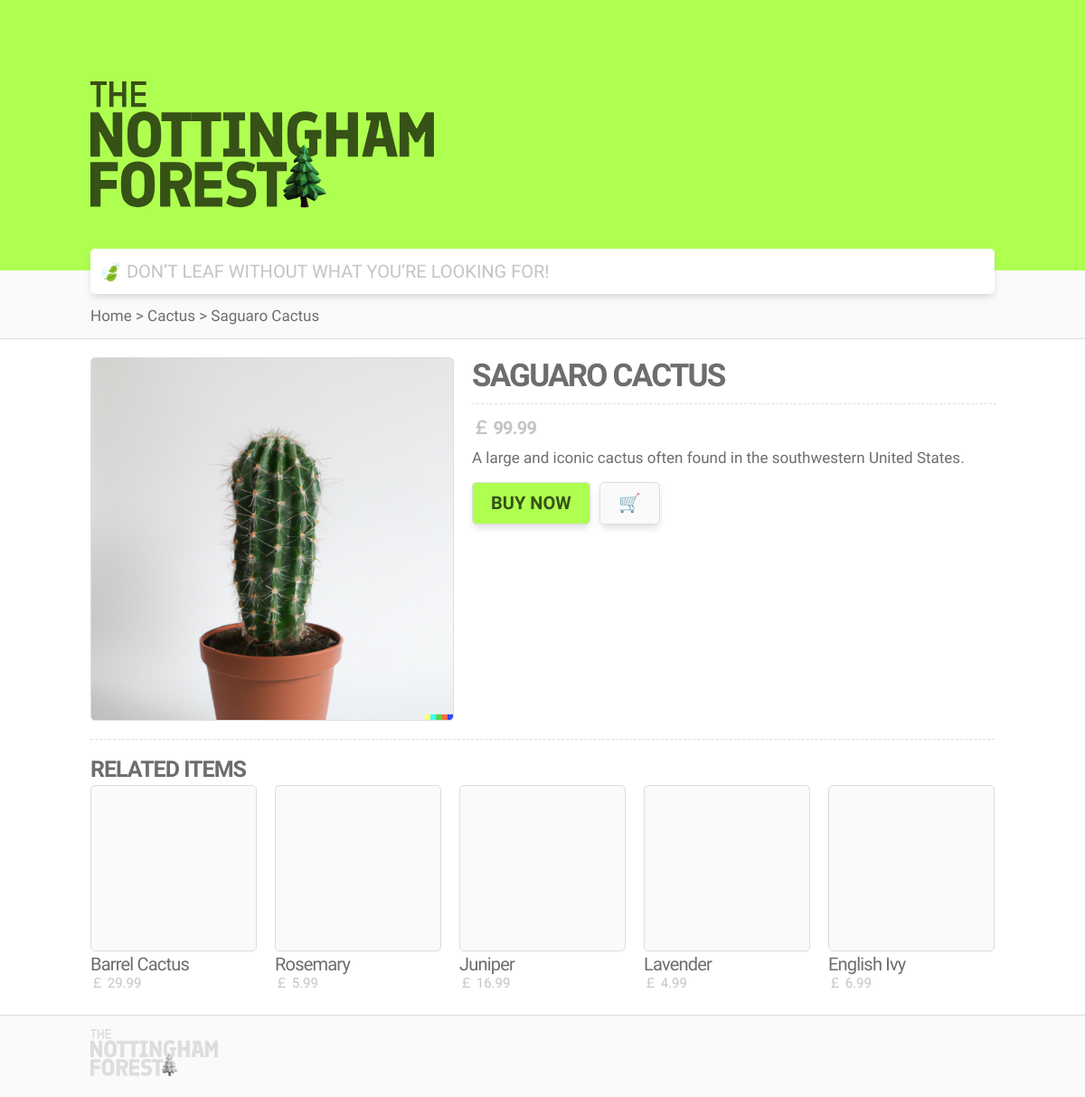
The page /product.php?pid=5 on the database its author committed.
### tables this page shows
CREATE TABLE products (
  product_id INT NOT NULL AUTO_INCREMENT,
  product_name VARCHAR(255) NOT NULL,
  category_id INT(11) NOT NULL,
  description TEXT,
  price DECIMAL(10, 2) NOT NULL,
  image_url VARCHAR(255),
  PRIMARY KEY (product_id),
  FOREIGN KEY (category_id) REFERENCES categories(category_id)
);

CREATE TABLE categories (
  category_id INT(11) NOT NULL AUTO_INCREMENT,
  category_name VARCHAR(255) NOT NULL,
  PRIMARY KEY (category_id)
);

### product.php (the view, shortened to what this page needs)
<!DOCTYPE html>
<html lang="en-GB">
	<head>
		<link href="static/global.css" rel="stylesheet">
		<link href="static/product.css" rel="stylesheet">
	</head>
	<body>
		<div class="min-100vh">
			<?php
				$con = mysqli_connect("localhost", "root", "", "nottingham_forest");
				$pid = $_GET['pid'];
			?>
			<header class="header header--big">
				<div class="container container--header">
					<a href="./index.php" class="logo logo--big hover hover--opacity-08">
						<img src="static/images/logo.svg" class="logo__img logo--big__img" alt="Logo">
					</a>
				</div>
			</header>
			<div class="navigation">
				<div class="container container--navigation">
					<?php
						$nav_results = mysqli_query($con, "
							SELECT products.product_id, categories.category_name, products.product_name
							FROM products
							JOIN categories ON products.category_id = categories.category_id
							WHERE products.product_id = $pid;
						");
						$product = mysqli_fetch_array($nav_results);
						echo "<p class='nav-text'>Home > $product[1] > $product[2]</p>";
					?>
				</div>
			</div>
			<div class="container container--search">
				<form action="./search.php" method="get">
					<input
						type="text"
						name="search"
						class="search-bar"
						placeholder="🍃 DON’T LEAF WITHOUT WHAT YOU’RE LOOKING FOR!"
					>
				</form>
			</div>
			<div class="container container--main">
				<div class="container container--product">
					<?php
						$results = mysqli_query($con, "SELECT * FROM products WHERE products.product_id = $pid;");
						$product = mysqli_fetch_array($results);
						$product_name = $product['product_name'];
						$price = $product['price'];
						$image_url = $product['image_url'];
						$description = $product['description'];
						echo <<< EOT
							<div class="product-photo" style="background-image: url('$image_url');"></div>
							<div class="product-info">
								<h1 class="product-info__title">$product_name</h1>
								<h3 class="product-info__price">￡ $price</h3>
								<p class="product-info__p">$description</p>
								<div class="product-info__button-area">
									<form>
										<button class="button button--buy hover hover--opacity-08" type="button">Buy Now</button>
										<button class="button button--cart hover hover--opacity-08" type="button">🛒</button>
									</form>
								</div>
							</div>
						EOT;
					?>
				</div>
				<h2 class="title--content">Related Items</h2>
				<div class="content-block gridview">
					<?php
						$query = "SELECT products.product_id, products.product_name, products.price, products.image_url
						FROM products
						INNER JOIN product_trait_values ptv ON products.product_id = ptv.product_id
						INNER JOIN product_trait_values ptv2 ON ptv.trait_id = ptv2.trait_id AND ptv.value = ptv2.value
						WHERE products.product_id <> $pid
						AND ptv2.product_id = $pid
						GROUP BY products.product_id
						ORDER BY COUNT(*) DESC
						LIMIT 5;";
						$results = mysqli_query($con, $query);
						while($product = mysqli_fetch_array($results)) {
							$product_id = $product['product_id'];
							$product_name = $product['product_name'];
							$price = $product['price'];
							$image_url = $product['image_url'];
							echo <<< PRODUCT
								<div class="grid-child hover hover--opacity-08">
									<a class="link" href="./product.php?pid=$product_id">
										<div class="grid-child__img" style="background-image: url('$image_url');"></div>
										<div class="grid-child__info">
											<h3 class="grid-child__title">$product_name</h3>
											<p class="grid-child__price">￡ $price</p>
										</div>
									</a>
								</div>
							PRODUCT;
						}
					?>
				</div>
			</div>
		</div>
		<footer class="footer">
			<div class="container container--footer">
				<a href="./index.php" class="logo logo--footer hover hover--opacity-08">
					<img src="static/images/logo_grey.svg" class="logo__img logo--footer__img" alt="Logo">
				</a>
			</div>
		</footer>
	</body>
</html>

### static/global.css (style rules this page uses)
html { font-family: 'Finlandica', sans-serif; color: var(--grey-dark); }
body { padding: 0 20px; margin: 0; }
h1 { letter-spacing: -1.8px; font-weight: 600; font-size: 45px; }
h2 { letter-spacing: -1px; font-weight: 600; font-size: 25px; }
h3 { letter-spacing: -0.8px; font-weight: 600; font-size: 20px; }
p { font-size: 15px; }
a { color: var(--grey-dark); text-decoration: none; }
.container { vertical-align: top; white-space: nowrap; max-width: 1000px; margin: 0 auto; }
.container--main { padding-bottom: 20px; font-size: 0; }
.container--header { padding-top: 90px; height: 210px; }
.container--search { margin-bottom: 50px; margin-top: -25px; }
.container--footer { padding: 15px 20px 25px; height: 50px; }
.hover { transition-duration: 0.5s; }
.min-100vh { min-height: 100vh; }
.header { background: var(--green-light); margin: 0 -20px; padding: 0 20px; }
.logo { display: inline-block; cursor: pointer; height: auto; }
.logo--big__img { height: calc(135px * 1.04); margin-bottom: calc(-135px * 0.04); }
.logo--footer__img { height: calc(50px * 1.04); margin-bottom: calc(-50px * 0.04); }
.search-bar { font-family: 'Finlandica', sans-serif; font-weight: 400; font-size: 20px; width: calc(100% - 20px); height: 50px; padding: 0 10px; border-radius: 5px; border-width: 0; box-shadow: 0 5px 8px -2px rgba(0, 0, 0, 0.15); background: white; -webkit-appearance: none; }
.search-bar::placeholder { color: var(--grey-light); }
.search-bar { outline: none; }
.title--content { text-transform: uppercase; line-height: 35px; margin: -35px 0 0; }
.gridview { margin-right: -20px; flex-wrap: wrap; display: flex; }
.grid-child { display: inline-block; margin-right: 20px; max-width: 300px; min-width: 150px; flex: 1 1 0px; }
.grid-child__img { border: 1px solid var(--border-light); border-radius: 5px; height: calc(var(--grid-child-width-1) - 2px); background: var(--background-light); background-repeat: no-repeat; background-position: center; background-size: cover; }
.grid-child__title { text-overflow: ellipsis; white-space: nowrap; overflow: hidden; line-height: 28px; font-weight: 500; margin: 0; }
.grid-child__price { color: var(--grey-light); line-height: 15px; margin: 0 0 7px 0; }
.footer { border-top: 1px solid var(--border-light); background: var(--background-light); margin: 0 -20px; }

### static/product.css (style rules this page uses)
.navigation { border-bottom: 1px solid var(--border-light); background: var(--background-light); margin: -1px -20px -100px; padding: 25px 20px 0; }
.nav-text { line-height: 50px; font-size: 17px; margin: 0; }
.container--search { margin-bottom: 70px; }
.container--product { border-bottom: 1px dashed var(--border-light); padding-bottom: 20px; margin: 20px 0 50px; }
.product-photo { border: 1px solid var(--border-light); border-radius: 5px; height: calc((100vw - 40px) * 0.4); width: calc((100vw - 40px) * 0.4); max-height: calc(1000px * 0.4); max-width: calc(1000px * 0.4); background: var(--background-light); background-repeat: no-repeat; background-position: center; background-size: cover; display: inline-block; vertical-align: top; margin-right: 20px; }
.product-info { width: calc((100vw - 40px) * 0.6 - 20px); max-width: calc(1000px * 0.6 - 20px); display: inline-block; vertical-align: top; }
.product-info__title { border-bottom: 1px dashed var(--border-light); text-transform: uppercase; word-wrap: break-word; white-space: normal; padding-bottom: 10px; margin: 0 0 10px; font-size: 35px; }
.product-info__price { color: var(--grey-light); margin: 10px 0; }
.product-info__p { margin-top: 10px; word-wrap: break-word; white-space: normal; font-size: 17px; }
.button { box-shadow: 0 5px 8px -2px rgba(0, 0, 0, 0.15); border: 1px solid var(--border-light); background-color: white; border-radius: 5px; font-family: 'Finlandica', sans-serif; line-height: 25px; font-weight: 600; font-size: 20px; text-transform: uppercase; padding: 10px 20px; cursor: pointer; }
.button--buy { background: var(--green-light); color: var(--green-dark); margin-right: 10px; }
.button--cart { background: var(--background-light); }

### static/var.css (style rules this page uses)
:root { --green-light: #AFFF50; --green-dark: #365216; --grey-light: #C4C4C4; --grey-dark: #6D6D6D; --background-light: #FAFAFA; --border-light: #DDDDDD; --grid-child-width-1: 184px; }

### rows shown on the page
products: category.category_name "Cactus", product_name "Saguaro Cactus", image_url (picture), product_name "SAGUARO CACTUS", price "99.99", description "A large and iconic cactus often found in the southwestern United States."
products: product_name "Barrel Cactus", price "29.99"
products: product_name "Rosemary", price "5.99"
products: product_name "Juniper", price "16.99"
products: product_name "Lavender", price "4.99"
products: product_name "English Ivy", price "6.99"
